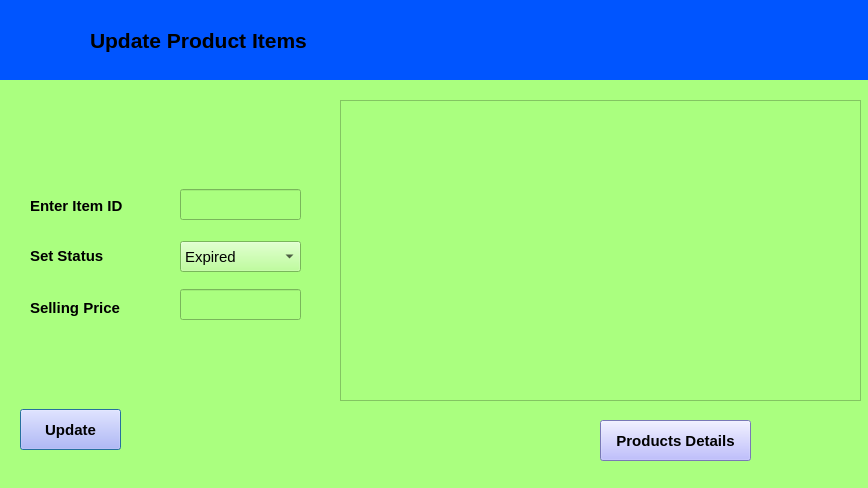
<?xml version="1.0" encoding="UTF-8"?>
<ui version="4.0">
 <class>Updateitems</class>
 <widget class="QDialog" name="Updateitems">
  <property name="geometry">
   <rect>
    <x>0</x>
    <y>0</y>
    <width>868</width>
    <height>488</height>
   </rect>
  </property>
  <property name="windowTitle">
   <string>Stock Management System</string>
  </property>
  <property name="styleSheet">
   <string notr="true">background-color: rgb(170, 255, 127);</string>
  </property>
  <widget class="QLineEdit" name="txtId">
   <property name="geometry">
    <rect>
     <x>180</x>
     <y>189</y>
     <width>121</width>
     <height>31</height>
    </rect>
   </property>
   <property name="font">
    <font>
     <family>Arial</family>
     <pointsize>11</pointsize>
     <weight>50</weight>
     <bold>false</bold>
    </font>
   </property>
  </widget>
  <widget class="QLabel" name="label_2">
   <property name="geometry">
    <rect>
     <x>30</x>
     <y>245</y>
     <width>101</width>
     <height>21</height>
    </rect>
   </property>
   <property name="font">
    <font>
     <family>Arial</family>
     <pointsize>11</pointsize>
     <weight>75</weight>
     <bold>true</bold>
    </font>
   </property>
   <property name="text">
    <string>Set Status</string>
   </property>
  </widget>
  <widget class="QPushButton" name="pushButton">
   <property name="geometry">
    <rect>
     <x>20</x>
     <y>409</y>
     <width>101</width>
     <height>41</height>
    </rect>
   </property>
   <property name="font">
    <font>
     <family>Arial</family>
     <pointsize>11</pointsize>
     <weight>75</weight>
     <bold>true</bold>
    </font>
   </property>
   <property name="styleSheet">
    <string>background-color: rgb(170, 170, 255);
border-color: qlineargradient(spread:pad, x1:0, y1:0, x2:1, y2:0, stop:0 rgba(0, 0, 0, 255), stop:1 rgba(255, 255, 255, 255));</string>
   </property>
   <property name="text">
    <string>Update</string>
   </property>
  </widget>
  <widget class="QComboBox" name="cmbStatus">
   <property name="geometry">
    <rect>
     <x>180</x>
     <y>241</y>
     <width>121</width>
     <height>31</height>
    </rect>
   </property>
   <property name="font">
    <font>
     <family>Arial</family>
     <pointsize>11</pointsize>
     <weight>50</weight>
     <bold>false</bold>
    </font>
   </property>
   <item>
    <property name="text">
     <string>Expired</string>
    </property>
   </item>
   <item>
    <property name="text">
     <string>Available</string>
    </property>
   </item>
   <item>
    <property name="text">
     <string>Returned</string>
    </property>
   </item>
   <item>
    <property name="text">
     <string>Sold</string>
    </property>
   </item>
   <item>
    <property name="text">
     <string>Spoiled</string>
    </property>
   </item>
  </widget>
  <widget class="QLabel" name="label">
   <property name="geometry">
    <rect>
     <x>30</x>
     <y>195</y>
     <width>121</width>
     <height>21</height>
    </rect>
   </property>
   <property name="font">
    <font>
     <family>Arial</family>
     <pointsize>11</pointsize>
     <weight>75</weight>
     <bold>true</bold>
    </font>
   </property>
   <property name="text">
    <string>Enter Item ID</string>
   </property>
  </widget>
  <widget class="QLabel" name="lblInfoup">
   <property name="geometry">
    <rect>
     <x>150</x>
     <y>440</y>
     <width>191</width>
     <height>31</height>
    </rect>
   </property>
   <property name="text">
    <string/>
   </property>
  </widget>
  <widget class="QLabel" name="label_3">
   <property name="geometry">
    <rect>
     <x>30</x>
     <y>300</y>
     <width>111</width>
     <height>16</height>
    </rect>
   </property>
   <property name="font">
    <font>
     <family>Arial</family>
     <pointsize>11</pointsize>
     <weight>75</weight>
     <bold>true</bold>
    </font>
   </property>
   <property name="text">
    <string>Selling Price</string>
   </property>
  </widget>
  <widget class="QLineEdit" name="txtSellingPrice">
   <property name="geometry">
    <rect>
     <x>180</x>
     <y>289</y>
     <width>121</width>
     <height>31</height>
    </rect>
   </property>
   <property name="font">
    <font>
     <family>Arial</family>
     <pointsize>11</pointsize>
     <weight>50</weight>
     <bold>false</bold>
    </font>
   </property>
  </widget>
  <widget class="QPushButton" name="btnload">
   <property name="geometry">
    <rect>
     <x>600</x>
     <y>420</y>
     <width>151</width>
     <height>41</height>
    </rect>
   </property>
   <property name="font">
    <font>
     <family>Arial</family>
     <pointsize>11</pointsize>
     <weight>75</weight>
     <italic>false</italic>
     <bold>true</bold>
    </font>
   </property>
   <property name="styleSheet">
    <string notr="true">background-color: rgb(170, 170, 255);
border-color: qlineargradient(spread:pad, x1:0, y1:0, x2:1, y2:0, stop:0 rgba(0, 0, 0, 255), stop:1 rgba(255, 255, 255, 255));</string>
   </property>
   <property name="text">
    <string>Products Details</string>
   </property>
  </widget>
  <widget class="QTableView" name="tableView">
   <property name="geometry">
    <rect>
     <x>340</x>
     <y>100</y>
     <width>521</width>
     <height>301</height>
    </rect>
   </property>
  </widget>
  <widget class="QFrame" name="frame">
   <property name="geometry">
    <rect>
     <x>0</x>
     <y>0</y>
     <width>871</width>
     <height>80</height>
    </rect>
   </property>
   <property name="frameShape">
    <enum>QFrame::StyledPanel</enum>
   </property>
   <property name="frameShadow">
    <enum>QFrame::Raised</enum>
   </property>
   <widget class="QLabel" name="label_9">
    <property name="geometry">
     <rect>
      <x>90</x>
      <y>0</y>
      <width>781</width>
      <height>81</height>
     </rect>
    </property>
    <property name="styleSheet">
     <string notr="true">background-color: rgb(0, 85, 255);</string>
    </property>
    <property name="text">
     <string>&lt;html&gt;&lt;head/&gt;&lt;body&gt;&lt;p&gt;&lt;span style=&quot; font-size:16pt; font-weight:600;&quot;&gt;Update Product Items&lt;/span&gt;&lt;/p&gt;&lt;/body&gt;&lt;/html&gt;</string>
    </property>
   </widget>
   <widget class="QLabel" name="label_10">
    <property name="geometry">
     <rect>
      <x>0</x>
      <y>0</y>
      <width>91</width>
      <height>81</height>
     </rect>
    </property>
    <property name="styleSheet">
     <string notr="true">background-color: rgb(0, 85, 255);
image: url(:/new/prefix1/replace-item-1-885312.png);</string>
    </property>
    <property name="text">
     <string/>
    </property>
   </widget>
  </widget>
 </widget>
 <resources/>
 <connections/>
</ui>
